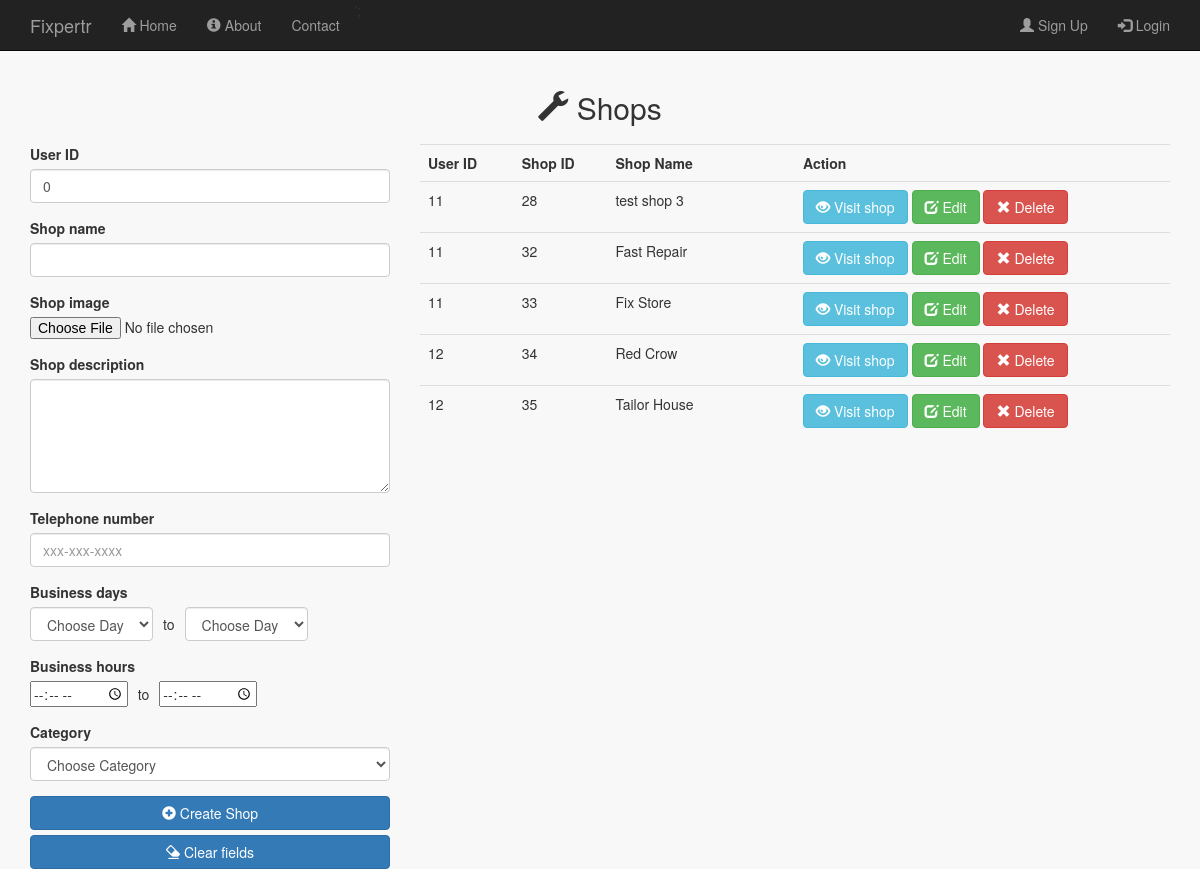
The app's page /public/shops_admin.php, older data.
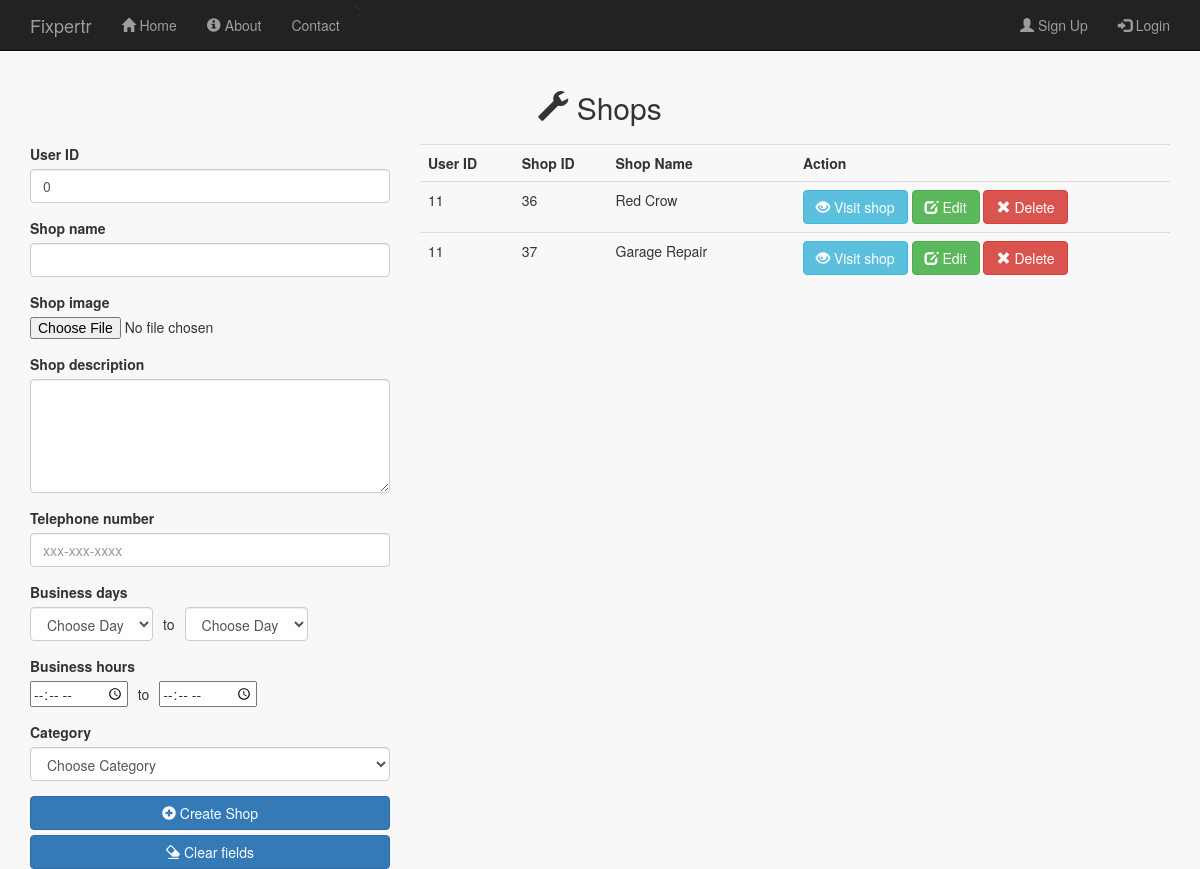
The same page, newer data.
### tables this page shows
CREATE TABLE IF NOT EXISTS `shops` (
  `shop_id` int(11) NOT NULL AUTO_INCREMENT,
  `user_id` int(11) NOT NULL,
  `shop_cat_id` int(11) NOT NULL,
  `shop_name` varchar(256) NOT NULL,
  `shop_description` varchar(256) NOT NULL,
  `shop_image` varchar(256) NOT NULL,
  `shop_contact` varchar(256) NOT NULL,
  `day_start` varchar(20) NOT NULL,
  `day_end` varchar(20) NOT NULL,
  `time_start` time NOT NULL,
  `time_end` time NOT NULL,
  PRIMARY KEY (`shop_id`),
  KEY `shops_ibfk_1` (`user_id`),
  KEY `shop_cat_id` (`shop_cat_id`)
);

### public/shops_admin.php (the view, shortened to what the changed rows need)
<?php
  include_once '../includes/db_connection.php';
  $results = mysqli_query($connection, "SELECT * FROM shops");
?>
<!doctype html>
<html lang="en">
  <head>
    <link rel="stylesheet" type="text/css" href="stylesheets/bootstrap.min.css">
    <link rel="stylesheet" type="text/css" href="stylesheets/mystyles.css">
  </head>
  <body id="shops_admin">
    <div class="content container">
     <h2 class="text-center" style="margin-bottom: 20px;"><span class="glyphicon glyphicon-wrench"></span> Shops</h2>
    <div class="row">
        <div class="col-md-8">
          <div class="table-responsive"  >
              <table class="table">
                <tr>
                    <th width="10%">User ID</th>
                   <th width="10%">Shop ID</th>
                  <th width="20%">Shop Name</th>
                  <th width="40%">Action</th>
                </tr>
                 <?php while ($row = mysqli_fetch_array($results)) { ?>
                  <tr>
                      <td><?php echo $row['user_id']; ?></td>
                      <td><?php echo $row['shop_id']; ?></td>
                      <td><?php echo $row['shop_name']; ?></td>
                      <td>
                      <a href="shop_profile_admin.php?shop=<?php echo $row['shop_id']?>" class="btn btn-info" role="button"><span class="glyphicon glyphicon-eye-open"></span> Visit shop</a>
                      <a href="shops_admin.php?edit=<?php echo $row['shop_id']?>" class="btn btn-success" role="button"><span class="glyphicon glyphicon-edit"></span> Edit</a>
                      <a href="#" data-toggle="modal" data-target="#myModal" class="btn btn-danger" role="button"><span class="glyphicon glyphicon-remove"></span> Delete</a>
                      </td>
                  </tr>
                  <?php } ?>
              </table>
            </div>
        </div>
      </div>
    </div>
    <?php include '../includes/layouts/footer.php';?>

Row changes from the older to the newer data that the page shows:
removed shops: user "11", shop_id "28", shop_name "test shop 3"
removed shops: user "11", shop_id "32", shop_name "Fast Repair"
removed shops: user "11", shop_id "33", shop_name "Fix Store"
removed shops: user "12", shop_id "34", shop_name "Red Crow"
removed shops: user "12", shop_id "35", shop_name "Tailor House"
added shops: user "11", shop_id "36", shop_name "Red Crow"
added shops: user "11", shop_id "37", shop_name "Garage Repair"
